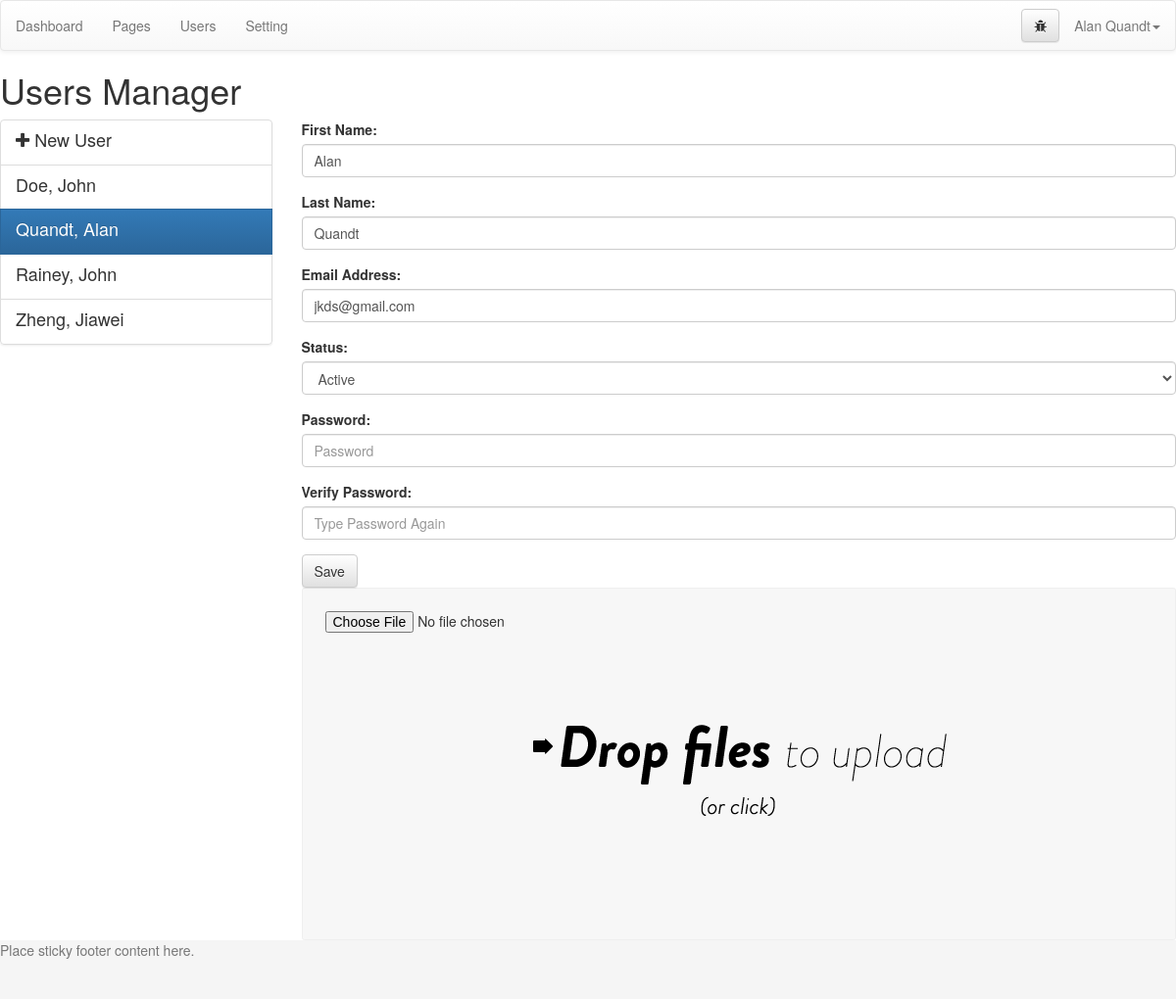
The page /admin/index.php?page=users&id=1 (signed in) on the database its author committed.
### tables this page shows
CREATE TABLE `users` (
  `id` mediumint(9) NOT NULL,
  `avatar` varchar(100) NOT NULL,
  `first` varchar(200) NOT NULL,
  `last` varchar(200) NOT NULL,
  `email` varchar(300) NOT NULL,
  `password` varchar(200) NOT NULL,
  `status` int(1) NOT NULL DEFAULT '1'
);

### admin/index.php (called while the page is built)
<?php
  include('template/header.php');
  include('views/'.$page.'.php');
  include('template/footer.php');
?>

### admin/functions/data.php (called while the page is built, shortened)
<?php
function data_setting_value($dbc, $id) {
  $q = "select * from settings where id = '$id'";
  $r = mysqli_query($dbc, $q);
  $data = mysqli_fetch_assoc($r);
  return $data['value'];
}
function data_user($dbc, $id) {
  if(is_numeric($id)) {
    $cond = "where id = '$id'";
  }else {
    $cond = "where email = '$id'";
  }
  $q = "select * from users $cond";
  $r = mysqli_query($dbc, $q);
  $data = mysqli_fetch_assoc($r);
  $data['fullname'] = $data['first'].' '.$data['last'];
  $data['fullname_reverse'] = $data['last'].', '.$data['first'];
  return $data;
}
?>

### admin/config/setup.php (called while the page is built, shortened)
<?php
include('../config/connection.php');
include('functions/data.php');
$debug = data_setting_value($dbc, 'debug-status');
include('config/queries.php');
?>

### admin/config/queries.php (called while the page is built, shortened)
<?php
  switch ($page) {
    case 'users':
      if(isset($_GET['id'])) {
        $opened = data_user($dbc, $_GET['id']);
      }
    break;
  }

### admin/views/users.php (the view, shortened to what this page needs)
<h1>Users Manager</h1>
<div class="row">
  <div class="col-md-3">
    <div class="list-group">
      <a class="list-group-item" href="index.php?page=users">
        <h4 class="list-group-item-heading"><i class="fa fa-plus"></i> New User</h4>
      </a>
      <?php
        $q = "select * from users order by last ASC";
        $r = mysqli_query($dbc, $q);
        while ($list = mysqli_fetch_assoc($r)) {
          $list = data_user($dbc, $list['id']);
          ?>
          <a class="list-group-item <?php selected($list['id'], $opened['id'], 'active'); ?>" href="index.php?page=users&id=<?php echo $list['id'] ?>">
            <h4 class="list-group-item-heading"><?php echo $list['fullname_reverse'] ?></h4>
          </a>
      <?php } ?>
    </div>
  </div>
  <div class="col-md-9">
    <form action="index.php?page=users&id=<?php echo $opened['id']; ?>" method="post" role="form">
      <div class="form-group">
        <label for="first">First Name:</label>
        <input class="form-control" type="text" name="first" value="<?php echo $opened['first'] ?>" id="first" placeholder="First Name" autocomplete="off">
      </div>
      <div class="form-group">
        <label for="last">Last Name:</label>
        <input class="form-control" type="text" name="last" value="<?php echo $opened['last'] ?>" id="last" placeholder="Last Name" autocomplete="off">
      </div>
      <div class="form-group">
        <label for="email">Email Address:</label>
        <input class="form-control" type="email" name="email" value="<?php echo $opened['email'] ?>" id="email" placeholder="Email Address" autocomplete="off">
      </div>
      <div class="form-group">
        <label for="status">Status:</label>
        <select class="form-control" name="status" id="status">
          <option value="1" <?php if(isset($_GET['id'])) { selected('1', $opened['status'], 'selected');} ?>>Active</option>
        </select>
      </div>
      <div class="form-group">
        <label for="password">Password:</label>
        <input class="form-control" type="password" name="password" id="password" value="" placeholder="Password" autocomplete="off">
      </div>
      <div class="form-group">
        <label for="passworvb">Verify Password:</label>
        <input class="form-control" type="password" name="passwordv" id="passwordv" value="" placeholder="Type Password Again" autocomplete="off">
      </div>
      <button type="submit" class="btn btn-default">Save</button>
    </form>
    <?php if(isset($opened['id'])) { ?>
      <form action="uploads.php?id=<?php echo $opened['id']; ?>" class="dropzone" id="avatar-dropzone">
        <input type="file" name="file" />
      </form>
    <?php } ?>
  </div>
</div>

### admin/css/dropzone.css (style rules this page uses)
.dropzone, .dropzone *, .dropzone-previews, .dropzone-previews * { box-sizing: border-box; }
.dropzone { position: relative; border: 1px solid rgba(0,0,0,0.08); background: rgba(0,0,0,0.02); padding: 1em; }
.dropzone.dz-clickable { cursor: pointer; }
.dropzone.dz-clickable * { cursor: default; }
.dropzone { border: 1px solid rgba(0,0,0,0.03); min-height: 360px; -webkit-border-radius: 3px; border-radius: 3px; background: rgba(0,0,0,0.03); padding: 23px; }

### admin/config/css.php (style rules this page uses)
html { position: relative; min-height: 100%; }
body { margin-bottom: 60px; }

### rows shown on the page
users: fullname_reverse "Doe, John"
users: fullname_reverse "Quandt, Alan", first "Alan", last "Quandt", email "jkds@gmail.com", status "Active"
users: fullname_reverse "Rainey, John"
users: fullname_reverse "Zheng, Jiawei"

### other values the page prints
$user['fullname'] "Alan Quandt"
